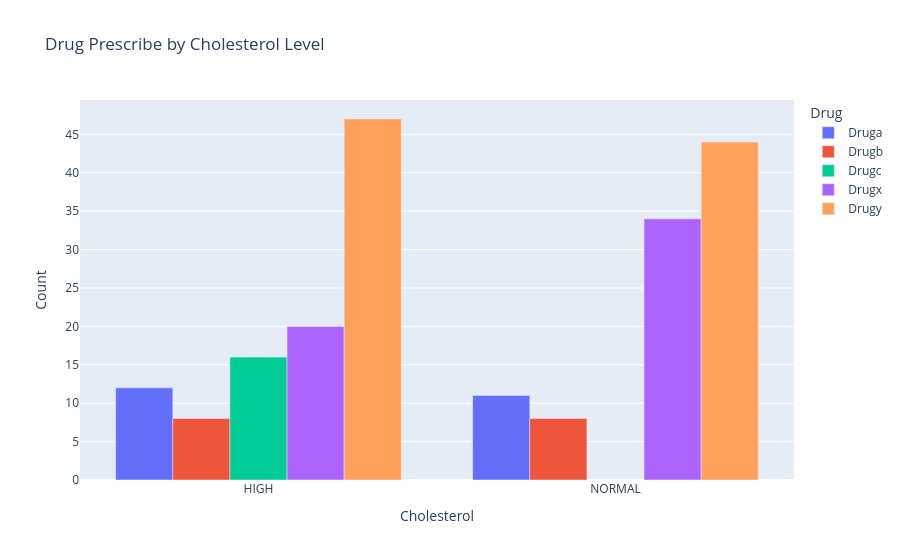

The code cell stored with this chart in its notebook:
### Code cell
# Relationship between Cholesterol and Drug
chol_drug = df.groupby(['Cholesterol', 'Drug']).size().reset_index(name='Count')
fig = px.bar(chol_drug, x='Cholesterol', y="Count", color='Drug', barmode='group', title='Drug Prescribe by Cholesterol Level')
fig.show()

### Figure 1 — Plotly figure (JSON) as saved in the notebook; plotly's stock layout.template omitted (floating-point values rounded to 4 significant figures)
{"data": [{"alignmentgroup": "True", "hovertemplate": "Drug=Druga<br>Cholesterol=%{x}<br>Count=%{y}<extra></extra>", "legendgroup": "Druga", "marker": {"color": "#636efa", "pattern": {"shape": ""}}, "name": "Druga", "offsetgroup": "Druga", "orientation": "v", "showlegend": true, "textposition": "auto", "type": "bar", "x": ["HIGH", "NORMAL"], "xaxis": "x", "y": [12, 11], "yaxis": "y"}, {"alignmentgroup": "True", "hovertemplate": "Drug=Drugb<br>Cholesterol=%{x}<br>Count=%{y}<extra></extra>", "legendgroup": "Drugb", "marker": {"color": "#EF553B", "pattern": {"shape": ""}}, "name": "Drugb", "offsetgroup": "Drugb", "orientation": "v", "showlegend": true, "textposition": "auto", "type": "bar", "x": ["HIGH", "NORMAL"], "xaxis": "x", "y": [8, 8], "yaxis": "y"}, {"alignmentgroup": "True", "hovertemplate": "Drug=Drugc<br>Cholesterol=%{x}<br>Count=%{y}<extra></extra>", "legendgroup": "Drugc", "marker": {"color": "#00cc96", "pattern": {"shape": ""}}, "name": "Drugc", "offsetgroup": "Drugc", "orientation": "v", "showlegend": true, "textposition": "auto", "type": "bar", "x": ["HIGH"], "xaxis": "x", "y": [16], "yaxis": "y"}, {"alignmentgroup": "True", "hovertemplate": "Drug=Drugx<br>Cholesterol=%{x}<br>Count=%{y}<extra></extra>", "legendgroup": "Drugx", "marker": {"color": "#ab63fa", "pattern": {"shape": ""}}, "name": "Drugx", "offsetgroup": "Drugx", "orientation": "v", "showlegend": true, "textposition": "auto", "type": "bar", "x": ["HIGH", "NORMAL"], "xaxis": "x", "y": [20, 34], "yaxis": "y"}, {"alignmentgroup": "True", "hovertemplate": "Drug=Drugy<br>Cholesterol=%{x}<br>Count=%{y}<extra></extra>", "legendgroup": "Drugy", "marker": {"color": "#FFA15A", "pattern": {"shape": ""}}, "name": "Drugy", "offsetgroup": "Drugy", "orientation": "v", "showlegend": true, "textposition": "auto", "type": "bar", "x": ["HIGH", "NORMAL"], "xaxis": "x", "y": [47, 44], "yaxis": "y"}], "layout": {"barmode": "group", "legend": {"title": {"text": "Drug"}, "tracegroupgap": 0}, "title": {"text": "Drug Prescribe by Cholesterol Level"}, "xaxis": {"anchor": "y", "domain": [0, 1], "title": {"text": "Cholesterol"}}, "yaxis": {"anchor": "x", "domain": [0, 1], "title": {"text": "Count"}}}}
